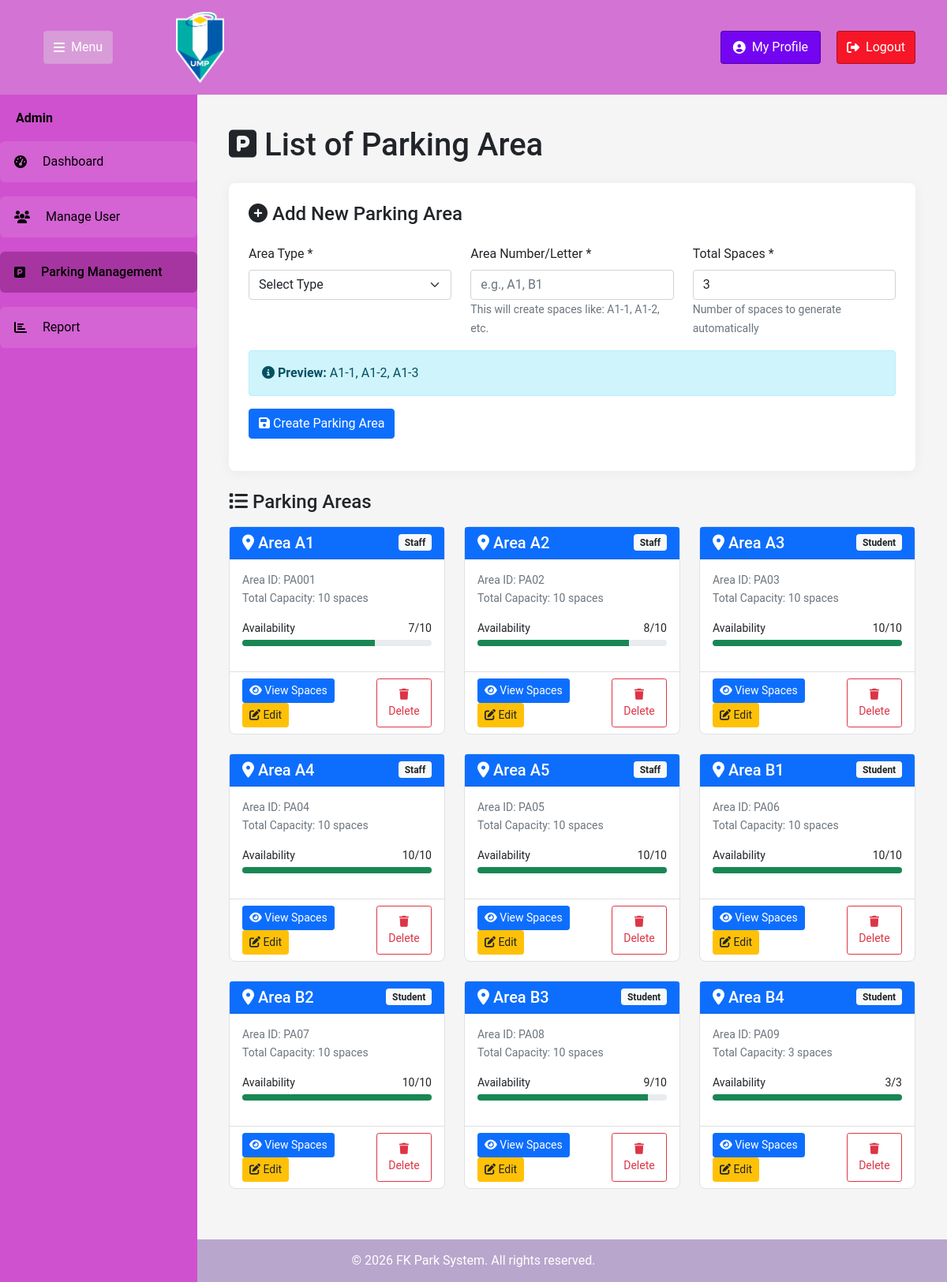
Screenshot of /ParkingArea.php with the database file from the repository.
### tables this page shows
CREATE TABLE `parkingarea` (
  `ParkingAreaID` varchar(10) NOT NULL,
  `AreaType` varchar(50) DEFAULT NULL,
  `AreaNumber` varchar(10) DEFAULT NULL,
  `TotalSpaces` int(11) DEFAULT NULL
);

### ParkingArea.php (the view, shortened to what this page needs)
<?php
$conn = new mysqli("localhost", "root", "", "FKParkSystem", 3307);
$areas = [];
$result = $conn->query("
    SELECT
        pa.*,
        COALESCE(space_counts.total_spaces, 0) as current_spaces,
        COALESCE(available_counts.available_spaces, 0) as available_spaces
    FROM ParkingArea pa
    LEFT JOIN (
        SELECT ParkingAreaID, COUNT(*) as total_spaces
        FROM ParkingSpace
        GROUP BY ParkingAreaID
    ) space_counts ON pa.ParkingAreaID = space_counts.ParkingAreaID
    LEFT JOIN (
        SELECT
            pspace.ParkingAreaID,
            COUNT(*) as available_spaces
        FROM ParkingStatus ps
        JOIN ParkingSpace pspace ON ps.ParkingSpaceID = pspace.ParkingSpaceID
        WHERE ps.SpaceStatus = 'Available'
        GROUP BY pspace.ParkingAreaID
    ) available_counts ON pa.ParkingAreaID = available_counts.ParkingAreaID
    ORDER BY pa.AreaNumber
");
if ($result) {
    $areas = $result->fetch_all(MYSQLI_ASSOC);
}
?>
<!DOCTYPE html>
<html lang="en">
<head>
    <link href="https://cdn.jsdelivr.net/npm/bootstrap@5.1.3/dist/css/bootstrap.min.css" rel="stylesheet">
    <link rel="stylesheet" href="https://cdnjs.cloudflare.com/ajax/libs/font-awesome/6.4.0/css/all.min.css">
</head>
<body>
    <header class="header">
        <div class="header-left">
            <button class="togglebutton" id="sidebarToggle">
                <i class="fas fa-bars"></i>Menu
            </button>
            <div class="logo">
                <img src="UMPLogo.png" alt="UMPLogo">
            </div>
        </div>
        <div class="header-right">
            <a href="AdminProfile.php" class="profile">
                <i class="fas fa-user-circle"></i> My Profile
            </a>
            <a href="logout.php" class="logoutbutton" onclick="return confirm('Are you sure you want to log out?');">
                <i class="fas fa-sign-out-alt"></i> Logout
            </a>
        </div>
    </header>
    <nav class="sidebar" id="sidebar">
        <h1 class="sidebartitle"><strong >Admin</strong></h1>
        <ul class="menu">
            <li>
                <a href="AdminDashboard.php" class="menutext">
                    <i class="fas fa-tachometer-alt"></i> Dashboard
                </a>
            </li>
            <li>
                <a href="ManageUser.php" class="menutext">
                    <i class="fas fa-users"></i> Manage User
                </a>
            </li>
            <li>
                <a href="ParkingManagement.php" class="menutext active">
                    <i class="fas fa-parking"></i> Parking Management
                </a>
            </li>
            <li>
                <a href="Report.php" class="menutext">
                    <i class="fas fa-chart-bar"></i> Report
                </a>
            </li>
        </ul>
    </nav>
    <div class="container main-container" id="mainContainer">
        <h1 class="mb-4"><i class="fas fa-parking"></i> List of Parking Area</h1>
        <div class="form-container">
            <h4 class="mb-4"><i class="fas fa-plus-circle"></i> Add New Parking Area</h4>
            <form id="addAreaForm">
                <div class="row">
                    <div class="col-md-4 mb-3">
                        <label class="form-label">Area Type *</label>
                        <select name="area_type" class="form-select" required>
                            <option value="">Select Type</option>
                        </select>
                    </div>
                    <div class="col-md-4 mb-3">
                        <label class="form-label">Area Number/Letter *</label>
                        <input type="text" name="area_number" class="form-control"
                               placeholder="e.g., A1, B1" required>
                        <small class="text-muted">This will create spaces like: A1-1, A1-2, etc.</small>
                    </div>
                    <div class="col-md-4 mb-3">
                        <label class="form-label">Total Spaces *</label>
                        <input type="number" name="total_spaces" class="form-control"
                               min="1" max="50" value="3" required>
                        <small class="text-muted">Number of spaces to generate automatically</small>
                    </div>
                </div>
                <div class="alert alert-info">
                    <i class="fas fa-info-circle"></i>
                    <strong>Preview:</strong>
                    <span id="spacePreview">A1-1, A1-2, A1-3</span>
                </div>
                <button type="submit" class="btn btn-primary">
                    <i class="fas fa-save"></i> Create Parking Area
                </button>
            </form>
        </div>
        <h4 class="mb-3"><i class="fas fa-list"></i> Parking Areas</h4>
        <div class="row" id="areasContainer">
            <?php if(empty($areas)): ?>
                <div class="col-12">
                    <div class="alert alert-info text-center">
                        <i class="fas fa-info-circle fa-2x mb-2"></i>
                        <h5>No Parking Areas Found</h5>
                        <p>Create your first parking area using the form above.</p>
                    </div>
                </div>
            <?php else: ?>
                <?php foreach($areas as $area):
                    $availablePercent = $area['TotalSpaces'] > 0 ?
                        round(($area['available_spaces'] / $area['TotalSpaces']) * 100) : 0;
                ?>
                <div class="col-md-4 mb-4">
                    <div class="card area-card h-100">
                        <div class="card-header bg-primary text-white">
                            <div class="d-flex justify-content-between align-items-center">
                                <h5 class="mb-0">
                                    <i class="fas fa-map-marker-alt"></i>
                                    Area <?php echo htmlspecialchars($area['AreaNumber']); ?>
                                </h5>
                                <span class="badge bg-light text-dark">
                                    <?php echo htmlspecialchars($area['AreaType']); ?>
                                </span>
                            </div>
                        </div>
                        <div class="card-body">
                            <div class="mb-3">
                                <small class="text-muted d-block">Area ID: <?php echo $area['ParkingAreaID']; ?></small>
                                <small class="text-muted">Total Capacity: <?php echo $area['TotalSpaces']; ?> spaces</small>
                            </div>
                            <div class="mb-3">
                                <div class="d-flex justify-content-between mb-1">
                                    <small>Availability</small>
                                    <small><?php echo $area['available_spaces']; ?>/<?php echo $area['TotalSpaces']; ?></small>
                                </div>
                                <div class="progress" style="height: 8px;">
                                    <div class="progress-bar
                                        <?php echo $availablePercent >= 50 ? 'bg-success' :
                                              ($availablePercent >= 20 ? 'bg-warning' : 'bg-danger'); ?>"
                                         role="progressbar"
                                         style="width: <?php echo $availablePercent; ?>%">
                                    </div>
                                </div>
                            </div>
                        </div>
                        <div class="card-footer bg-transparent">
                            <div class="d-flex justify-content-between">
                                <div>
                                    <a href="ParkingSpaces.php?area_id=<?php echo $area['ParkingAreaID']; ?>"
                                       class="btn btn-sm btn-primary">
                                        <i class="fas fa-eye"></i> View Spaces
                                    </a>
                                    <button class="btn btn-sm btn-edit"
                                            onclick="editArea('<?php echo $area['ParkingAreaID']; ?>', '<?php echo htmlspecialchars($area['AreaType']); ?>', '<?php echo htmlspecialchars($area['AreaNumber']); ?>', <?php echo $area['TotalSpaces']; ?>)">
                                        <i class="fas fa-edit"></i> Edit
                                    </button>
                                </div>
                                <button class="btn btn-sm btn-outline-danger"
                                        onclick="deleteArea('<?php echo $area['ParkingAreaID']; ?>')">
                                    <i class="fas fa-trash"></i> Delete
                                </button>
                            </div>
                        </div>
                    </div>
                </div>
                <?php endforeach; ?>
            <?php endif; ?>
        </div>
    </div>
    <footer id="footer">
        <div class="container">
            <p class="mb-0">&copy; <?php echo date('Y'); ?> FK Park System. All rights reserved.</p>
        </div>
    </footer>
</body>
</html>

### ParkingArea.php (style rules this page uses)
body { background-color: #f5f5f5; font-family: 'Roboto', sans-serif; margin: 0; padding: 0; display: flex; flex-direction: column; min-height: 100vh; }
.header { background-color: #d373d3ff; display: flex; justify-content: space-between; align-items: center; padding: 0 20px; position: fixed; width: 100%; height: 120px; box-sizing: border-box; z-index: 1000; top: 0; left: 0; }
.header-left { display: flex; align-items: center; gap: 20px; padding: 0 35px; }
.header-right { display: flex; align-items: center; gap: 20px; padding-right: 20px; }
.togglebutton { background-color: #daa5dad7; color: white; border: 1px solid #d890d89c; padding: 8px 12px; border-radius: 4px; cursor: pointer; font-size: 1rem; display: flex; align-items: center; gap: 8px; }
.logo { display: flex; gap: 20px; align-items: center; padding: 0 60px; }
.logo img { height: 90px; width: auto; }
.sidebar { background-color: #cf51cfff; width: 250px; color: black; position: fixed; top: 120px; left: 0; bottom: 0; padding: 20px 0; box-sizing: border-box; transition: all 0.3s ease; z-index: 999; }
.sidebartitle { color: black; font-size: 1rem; margin-bottom: 20px; padding: 0 20px; }
.menu { display: flex; flex-direction: column; gap: 18px; padding: 0; margin: 0; list-style: none; }
.menutext { background-color: rgba(255, 255, 255, 0.1); border-radius: 6px; padding: 14px 18px; color: black; cursor: pointer; transition: all 0.2s; display: flex; align-items: center; gap: 20px; }
.menu a { text-decoration: none; color: inherit; }
.menutext.active { background-color: #a03198d5; font-weight: 500; }
.profile { background-color: #7405f1ff; color: white; border: 1px solid rgba(0, 0, 0, 0.3); padding: 8px 15px; border-radius: 4px; cursor: pointer; font-size: 1rem; display: flex; align-items: center; gap: 8px; transition: all 0.2s; text-decoration: none; }
.logoutbutton { background-color: rgba(255, 0, 0, 0.81); color: white; border: 1px solid rgba(0, 0, 0, 0.3); padding: 8px 12px; border-radius: 4px; cursor: pointer; font-size: 1rem; display: flex; align-items: center; gap: 8px; text-decoration: none; }
.main-container { margin-left: 250px; margin-top: 120px; padding: 40px; box-sizing: border-box; flex: 1; transition: margin-left 0.3s ease; width: calc(100% - 250px); }
.form-container { background-color: white; padding: 25px; border-radius: 8px; margin-bottom: 25px; box-shadow: 0 2px 15px rgba(0,0,0,0.05); }
footer { background-color: #b8a6ccff; color: white; padding: 15px 0; text-align: center; width: 100%; margin-top: auto; position: relative; bottom: 0; left: 0; transition: margin-left 0.3s ease; }
.area-card { border: 1px solid #dee2e6; border-radius: 8px; transition: box-shadow 0.3s ease; }
.btn-edit { background-color: #ffc107; color: #212529; border: 1px solid #ffc107; }

### rows the page displays
parkingarea: AreaNumber "A1", AreaType "Staff", ParkingAreaID "PA001", TotalSpaces "10", available_spaces "7"
parkingarea: AreaNumber "A2", AreaType "Staff", ParkingAreaID "PA02", TotalSpaces "10", available_spaces "8"
parkingarea: AreaNumber "A3", AreaType "Student", ParkingAreaID "PA03", TotalSpaces "10", available_spaces "10"
parkingarea: AreaNumber "A4", AreaType "Staff", ParkingAreaID "PA04", TotalSpaces "10", available_spaces "10"
parkingarea: AreaNumber "A5", AreaType "Staff", ParkingAreaID "PA05", TotalSpaces "10", available_spaces "10"
parkingarea: AreaNumber "B1", AreaType "Student", ParkingAreaID "PA06", TotalSpaces "10", available_spaces "10"
parkingarea: AreaNumber "B2", AreaType "Student", ParkingAreaID "PA07", TotalSpaces "10", available_spaces "10"
parkingarea: AreaNumber "B3", AreaType "Student", ParkingAreaID "PA08", TotalSpaces "10", available_spaces "9"
parkingarea: AreaNumber "B4", AreaType "Student", ParkingAreaID "PA09", TotalSpaces "3", available_spaces "3"
